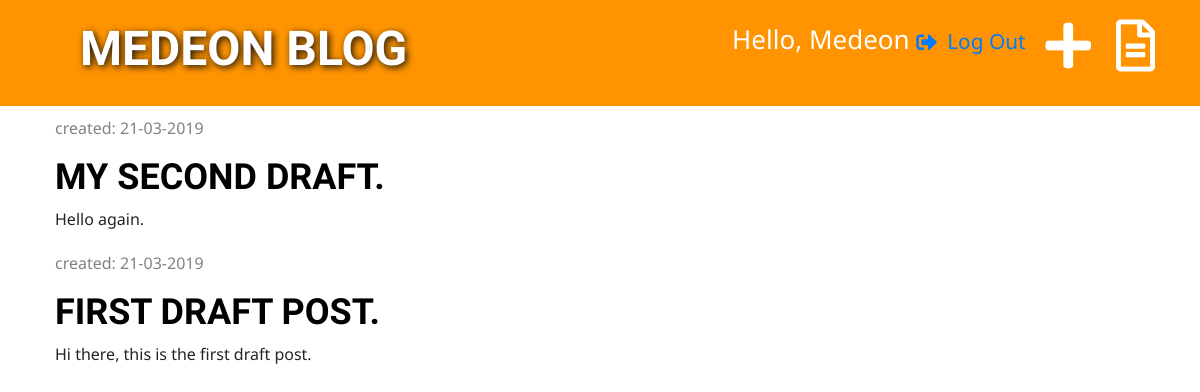
Page /drafts/ (signed in) on the committed database.
### blog/models.py (models this page shows, shortened)
class Post(models.Model):
    author = models.ForeignKey('auth.User', on_delete=models.CASCADE)
    title = models.CharField(max_length=200)
    text = models.TextField()
    created_date = models.DateTimeField(default=timezone.now)
    published_date = models.DateTimeField(blank=True, null=True)

### blog/views.py (the view)
# urls.py: path('drafts/', views.post_draft_list, name='post_draft_list'),
@login_required(login_url='/accounts/login')
def post_draft_list(request):
    posts = Post.objects.filter(published_date__isnull=True).order_by('-created_date')
    context_dictionary = {'posts': posts}
    return render(request, 'blog/post_draft_list.html', context_dictionary)

### blog/templates/blog/post_draft_list.html (shortened to what this page needs)
{% extends 'blog/base.html' %}
{% block content %}
    {% for post in posts %}
        <div class="post">
            <p class="date">created: {{ post.created_date|date:'d-m-Y' }}</p>
            <h1><a href="{% url 'post_detail' pk=post.pk %}">{{ post.title }}</a></h1>
            <p>{{ post.text|truncatechars:50 }}</p>
        </div>
    {% endfor %}
{% endblock %}

### blog/templates/blog/base.html (shortened to what this page needs)
{% load staticfiles %}
{% load markdownify %}
<!DOCTYPE html>
<html>
<head>
    <link href="https://stackpath.bootstrapcdn.com/bootstrap/4.3.1/css/bootstrap.min.css" rel="stylesheet">
    <link rel="stylesheet" href="{% static 'css/blog.css' %}">
    <link rel="stylesheet" href="{% static 'css/font.css' %}">
    <link rel="stylesheet" href="{% static 'css/zenburn.css' %}">
    <link rel="stylesheet" href="https://use.fontawesome.com/releases/v5.7.2/css/all.css">
</head>
<body>
<div class="page-header">
    {% if user.is_authenticated %}
        <a href="{% url 'post_draft_list' %}" class="top-menu"><i class="far fa-file-alt fa-2x"></i></a>
        <a href="{% url 'post_new' %}" class="top-menu"><i class="fas fa-plus fa-2x"></i></a>
        <p class="top-menu">Hello, {{ user.username }} <small><a href="{% url 'logout' %}"><i class="fas fa-sign-out-alt"></i> Log Out</a></small></p>
    {% else %}
        <p class="top-menu"><small><a href="{% url 'login' %}"><i class="fas fa-sign-in-alt"></i> Login</a></small></p>
    {% endif %}
    <h1><a href="{% url 'post_list' %}" class="logo">Medeon blog</a></h1>
</div>
<div class="content container">
    <div class="row">
        <div class="col-md-8">
            {% block content %}
            {% endblock %}
        </div>
    </div>
</div>
</body>
</html>

### blog/static/css/blog.css (style rules this page uses)
.page-header { background-color: #ff9400; margin-top: 0; padding: 20px 20px 20px 40px; }
.content { margin-left: 40px; }
.date { color: #828282; }
.admin a, i { vertical-align: middle; margin-right: 5px; }
.post { margin-top: 10px; margin-bottom: 20px; }

### rows in the picture
Post: created_date "21-03-2019", title "MY SECOND DRAFT.", text "Hello again."
Post: created_date "21-03-2019", title "FIRST DRAFT POST.", text "Hi there, this is the first draft post."

### other values in the picture
{{ user.username }} "Medeon"
